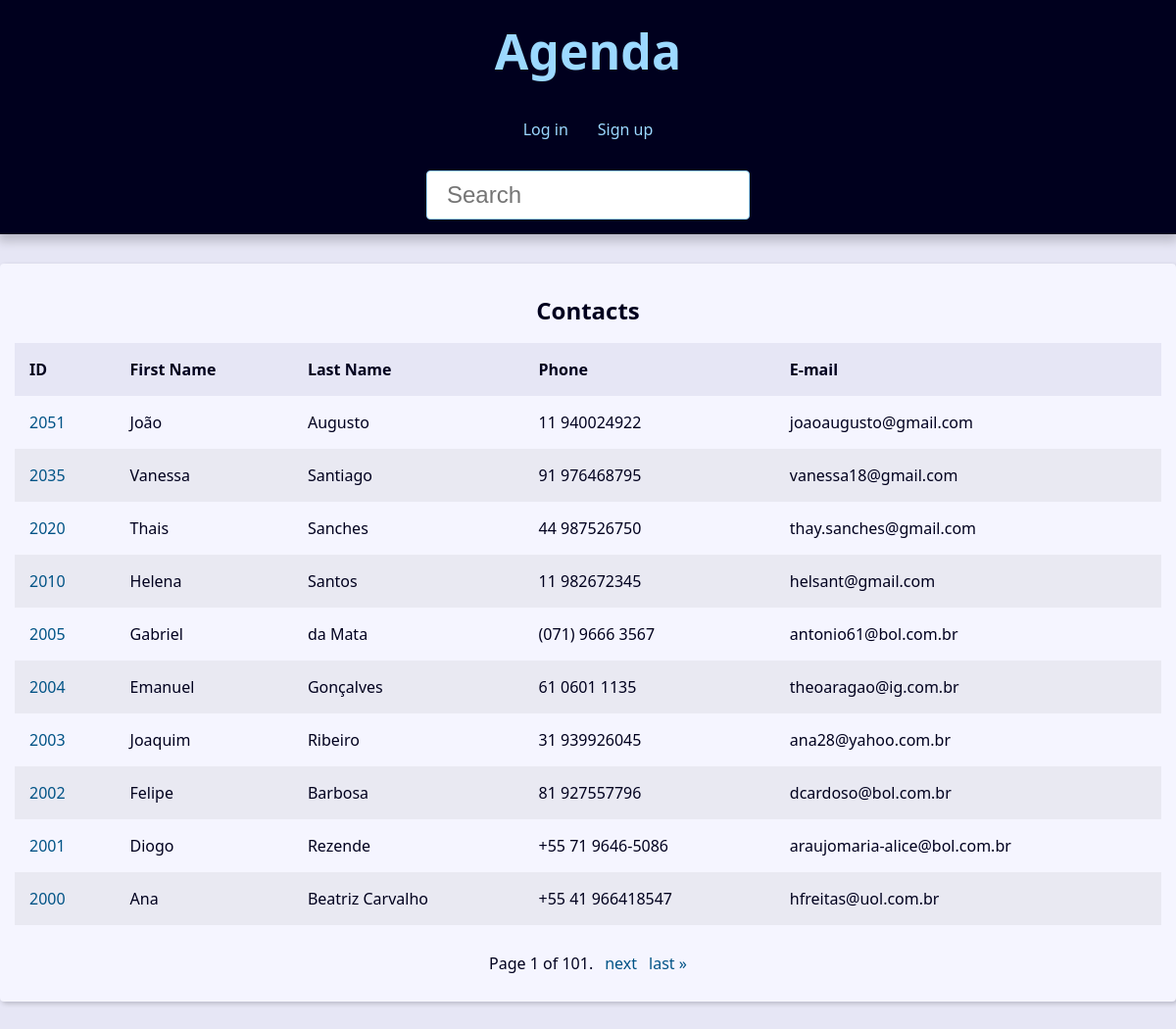
The page / on the database its author committed.
### contact/models.py (models this page shows, shortened)
class Contact(models.Model):
    first_name = models.CharField(max_length=50)
    last_name = models.CharField(max_length=50, blank=True)
    phone = models.CharField(max_length=50)
    email = models.EmailField(max_length=254)
    created_date = models.DateTimeField(default=timezone.now)
    description = models.TextField(blank=True, help_text='Optional')
    show = models.BooleanField(default=True)
    picture = models.ImageField(blank=True, upload_to='pictures/%Y/%m/')
    category = models.ForeignKey(
        Category, on_delete=models.SET_NULL, blank=True, null=True,
        help_text='Optional'
    )
    owner = models.ForeignKey(
        User, on_delete=models.SET_NULL, blank=True, null=True
    )

### contact/views/contact_views.py (the view)
# urls.py: path('', views.index, name='index'),
def index(request) -> HttpResponse:
    contacts = Contact.objects.filter(show=True).order_by('-id')
    paginator = Paginator(contacts, 10)
    page_number = request.GET.get("page")
    page_obj = paginator.get_page(page_number)
    context = {'page_obj': page_obj, 'site_title': 'Contacts - ', }
    return render(request, 'contact/index.html', context)

### contact/templates/contact/index.html
{% extends 'global/base.html' %}
{% block content %}
  {% if page_obj %}
    <div class="responsive-table">
      <table class="contacts-table">
        <caption class="table-caption">
          Contacts
        </caption>
        <thead>
          <tr class="table-row table-row-header">
            <th class="table-header">ID</th>
            <th class="table-header">First Name</th>
            <th class="table-header">Last Name</th>
            <th class="table-header">Phone</th>
            <th class="table-header">E-mail</th>
          </tr>
        </thead>
        <tbody>
          {% for contact in page_obj %}
            <tr class="table-row">
              <td class="table-cel">
                <a class="table-link" href="{% url 'contact:contact' contact.id%}">
                  {{ contact.id }}
                </a>
              </td>
              <td class="table-cel">
                  {{ contact.first_name }}
              </td>
              <td class="table-cel">
                  {{ contact.last_name }}
              </td>
              <td class="table-cel">
                  {{ contact.phone }}
              </td>
              <td class="table-cel">
                  {{ contact.email }}
              </td>
            </tr>
          {% endfor %}
        </tbody>
      </table>
    </div>
  {% else %}
  <div class="single-contact">
    <h1 class="single-contact-name">No contacts were found.</h1>
  </div>
  {% endif %}
{% endblock content %}

### base_templates/global/base.html (shortened to what this page needs)
{% load static %}<!DOCTYPE html>
<html lang="en">
<head>
  {% include 'global/partials/_head.html' %}
</head>
<body>
  {% include 'global/partials/_header.html' %}
  <main class="content">
    {% block content %}{% endblock content %}
    {% include 'global/partials/_pagination.html' %}
  </main>
</body>
</html>

### base_templates/global/partials/_head.html (shortened to what this page needs)
{% load static %}
<link rel="stylesheet" href="{% static 'global/css/style.css' %}">

### base_templates/global/partials/_header.html
<header class="header">
  <h1 class="header-heading">
    <a href="{% url 'contact:index' %}" class="header-link">Agenda</a>
  </h1>
  <nav class="menu">
    <ul class="menu-list">
      {% if user.is_authenticated %}
        <li class="menu-item">
          <a href="{% url 'contact:create' %}" class="menu-link">Create</a>
        </li>
        <li class="menu-item">
          <a href="{% url 'contact:user_update' %}" class="menu-link">Profile</a>
        </li>
        <li class="menu-item">
          <a href="{% url 'contact:logout' %}" class="menu-link">Logout</a>
        </li>
      {% else %}
        <li class="menu-item">
          <a href="{% url 'contact:login' %}" class="menu-link">Log in</a>
        </li>
        <li class="menu-item">
          <a href="{% url 'contact:register' %}" class="menu-link">Sign up</a>
        </li>
      {% endif %}
    </ul>
  </nav>
  <div class="search">
    <form action="{% url 'contact:search' %}" method="GET">
      <input type="search" class="search-input" placeholder="Search"
      id="search" name="q" value='{{ request.GET.q.strip }}'>
    </form>
  </div>
</header>

### base_templates/global/partials/_pagination.html (shortened to what this page needs)
{% if page_obj %}
  <div class="pagination">
    <span class="step-links">
      <span class="current">
          Page {{ page_obj.number }} of {{ page_obj.paginator.num_pages }}.
      </span>
      {% if page_obj.has_next %}
          <a href="?page={{ page_obj.next_page_number }}&q={{ request.GET.q.strip }}">next</a>
          <a href="?page={{ page_obj.paginator.num_pages }}&q={{ request.GET.q.strip }}">last &raquo;</a>
      {% endif %}
    </span>
  </div>
{% endif %}

### base_static/global/css/style.css (style rules this page uses)
:root { --link-dark-color: rgb(0, 83, 134); --link-light-color: rgb(156, 217, 255); --clr-black: rgb(0, 0, 30); --clr-light-gray: rgb(230, 230, 245); --clr-white: rgb(245, 245, 255); --clr-dark-shadow-5: rgba(0, 0, 10, 5%); --clr-dark-shadow-10: rgba(0, 0, 10, 10%); --clr-dark-shadow-20: rgba(0, 0, 10, 20%); --clr-light-shadow-10: rgba(200, 200, 255, 10%); --small-font-size: 1.6rem; --smaller-font-size: 1.4rem; --smallest-font-size: 1.2rem; --medium-font-size: 2.4rem; --biggest-font-size: 5rem; --table-min-width: 60rem; --main-page-width: 120rem; --spacing: 1.5rem; --default-border-radius: 4px; --transition-fast: 300ms; }
*, *::before, *::after { margin: 0; padding: 0; box-sizing: border-box; }
html { font-size: 62.5%; }
body { font-family: system-ui, -apple-system, BlinkMacSystemFont, 'Segoe UI', Roboto, Oxygen, Ubuntu, Cantarell, 'Open Sans', 'Helvetica Neue', sans-serif; line-height: 1.5; font-size: var(--small-font-size); color: var(--clr-black); -webkit-font-smoothing: antialiased; background: var(--clr-light-gray); }
.header { background: var(--clr-black); padding: var(--spacing); box-shadow: 0 5px 10px 2px var(--clr-dark-shadow-20); z-index: 1; position: relative; }
.header-heading { font-size: var(--biggest-font-size); text-align: center; }
.header-link { color: var(--link-light-color); text-decoration: none; transition: filter var(--transition-fast) ease-in-out; }
.menu { margin: var(--spacing); }
.menu-list { list-style: none; display: flex; justify-content: center; flex-flow: row wrap; }
.menu-link { display: block; padding: var(--spacing); color: var(--link-light-color); text-decoration: none; transition: background-color var(--transition-fast) ease-in-out; border-radius: var(--default-border-radius); }
.search { display: flex; justify-content: center; }
.search-input { font-size: var(--medium-font-size); padding: 1rem 2rem; width: 100%; max-width: 33rem; border-radius: var(--default-border-radius); border: 1px solid var(--link-light-color); }
.content { max-width: var(--main-page-width); margin: calc(var(--spacing) * 2) auto; padding: var(--spacing); background: var(--clr-white); box-shadow: 2px 2px 5px var(--clr-dark-shadow-20); border-radius: var(--default-border-radius); }
.responsive-table { width: 100%; overflow-x: auto; }
.contacts-table { width: 100%; min-width: var(--table-min-width); border-collapse: collapse; }
.table-caption { font-size: var(--medium-font-size); font-weight: bold; padding: var(--spacing); }
.table-row { text-align: left; text-overflow: ellipsis; transition: background-color var(--transition-fast) ease-in-out; }
.table-row:nth-of-type(2n) { background: var(--clr-dark-shadow-5); }
.table-row-header { background: var(--clr-light-gray); color: var(--clr-black); }
.table-cel, .table-header { padding: var(--spacing); }
.table-link { color: var(--link-dark-color); transition: color var(--transition-fast) ease-in-out; text-decoration: none; }
.pagination { margin-top: var(--spacing); display: flex; justify-content: center; padding: calc(var(--spacing) * 0.8); font-size: var(--small-font-size); }
.pagination .step-links { display: flex; gap: calc(var(--spacing) * 0.8); }
.pagination .step-links a { color: var(--link-dark-color); transition: color var(--transition-fast) ease-in-out; text-decoration: none; display: block; }

### rows shown on the page
Contact: id "2051", first_name "João", last_name "Augusto", phone "11 940024922", email "joaoaugusto@gmail.com"
Contact: id "2035", first_name "Vanessa", last_name "Santiago", phone "91 976468795", email "vanessa18@gmail.com"
Contact: id "2020", first_name "Thais", last_name "Sanches", phone "44 987526750", email "thay.sanches@gmail.com"
Contact: id "2010", first_name "Helena", last_name "Santos", phone "11 982672345", email "helsant@gmail.com"
Contact: id "2005", first_name "Gabriel", last_name "da Mata", phone "(071) 9666 3567", email "antonio61@bol.com.br"
Contact: id "2004", first_name "Emanuel", last_name "Gonçalves", phone "61 0601 1135", email "theoaragao@ig.com.br"
Contact: id "2003", first_name "Joaquim", last_name "Ribeiro", phone "31 939926045", email "ana28@yahoo.com.br"
Contact: id "2002", first_name "Felipe", last_name "Barbosa", phone "81 927557796", email "dcardoso@bol.com.br"
Contact: id "2001", first_name "Diogo", last_name "Rezende", phone "+55 71 9646-5086", email "araujomaria-alice@bol.com.br"
Contact: id "2000", first_name "Ana", last_name "Beatriz Carvalho", phone "+55 41 966418547", email "hfreitas@uol.com.br"

### other values the page prints
{{ page_obj.number }} "1"
{{ page_obj.paginator.num_pages }} "101"
